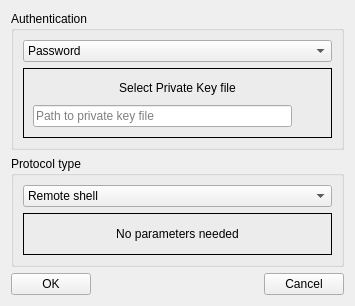
<?xml version="1.0" encoding="UTF-8"?>
<ui version="4.0">
 <class>DialogSSHPref</class>
 <widget class="QDialog" name="DialogSSHPref">
  <property name="geometry">
   <rect>
    <x>0</x>
    <y>0</y>
    <width>355</width>
    <height>285</height>
   </rect>
  </property>
  <property name="windowTitle">
   <string>SSH configuration</string>
  </property>
  <layout class="QVBoxLayout" name="verticalLayout_3">
   <item>
    <widget class="QGroupBox" name="gbAuth">
     <property name="title">
      <string>Authentication</string>
     </property>
     <layout class="QVBoxLayout" name="verticalLayout">
      <item>
       <widget class="QComboBox" name="comboAuth">
        <item>
         <property name="text">
          <string>Password</string>
         </property>
        </item>
        <item>
         <property name="text">
          <string>Public key</string>
         </property>
        </item>
        <item>
         <property name="text">
          <string>Keyboard interactive</string>
         </property>
        </item>
        <item>
         <property name="text">
          <string>Try all Passwordbased methods</string>
         </property>
        </item>
       </widget>
      </item>
      <item>
       <widget class="QStackedWidget" name="stackAuth">
        <property name="frameShape">
         <enum>QFrame::Panel</enum>
        </property>
        <property name="currentIndex">
         <number>1</number>
        </property>
        <widget class="QWidget" name="pagePass">
         <layout class="QFormLayout" name="formLayout">
          <item row="0" column="0">
           <widget class="QLabel" name="label">
            <property name="text">
             <string>Username</string>
            </property>
           </widget>
          </item>
          <item row="0" column="1">
           <widget class="QLineEdit" name="leUsername"/>
          </item>
          <item row="1" column="0">
           <widget class="QLabel" name="label_2">
            <property name="text">
             <string>Password</string>
            </property>
           </widget>
          </item>
          <item row="1" column="1">
           <widget class="QLineEdit" name="lePass">
            <property name="echoMode">
             <enum>QLineEdit::Password</enum>
            </property>
           </widget>
          </item>
         </layout>
        </widget>
        <widget class="QWidget" name="pagePublicKey">
         <layout class="QVBoxLayout" name="verticalLayout_8">
          <item>
           <widget class="QLabel" name="label_8">
            <property name="text">
             <string>Select Private Key file</string>
            </property>
            <property name="alignment">
             <set>Qt::AlignCenter</set>
            </property>
           </widget>
          </item>
          <item>
           <layout class="QHBoxLayout" name="horizontalLayout_4">
            <item>
             <widget class="QLineEdit" name="lePrivateKey">
              <property name="placeholderText">
               <string>Path to private key file</string>
              </property>
             </widget>
            </item>
            <item>
             <widget class="QPushButton" name="btBrowsePublicKey">
              <property name="sizePolicy">
               <sizepolicy hsizetype="Fixed" vsizetype="Fixed">
                <horstretch>0</horstretch>
                <verstretch>0</verstretch>
               </sizepolicy>
              </property>
              <property name="minimumSize">
               <size>
                <width>24</width>
                <height>24</height>
               </size>
              </property>
              <property name="maximumSize">
               <size>
                <width>24</width>
                <height>24</height>
               </size>
              </property>
              <property name="text">
               <string/>
              </property>
              <property name="icon">
               <iconset resource="im.qrc">
                <normaloff>:/im/folder.png</normaloff>:/im/folder.png</iconset>
              </property>
              <property name="iconSize">
               <size>
                <width>24</width>
                <height>24</height>
               </size>
              </property>
              <property name="flat">
               <bool>true</bool>
              </property>
             </widget>
            </item>
           </layout>
          </item>
         </layout>
        </widget>
        <widget class="QWidget" name="pageKeyboard">
         <layout class="QVBoxLayout" name="verticalLayout_5">
          <item>
           <widget class="QLabel" name="label_5">
            <property name="text">
             <string>No parameters needed</string>
            </property>
            <property name="alignment">
             <set>Qt::AlignCenter</set>
            </property>
           </widget>
          </item>
         </layout>
        </widget>
        <widget class="QWidget" name="pageAllMethods">
         <layout class="QVBoxLayout" name="verticalLayout_6">
          <item>
           <widget class="QLabel" name="label_6">
            <property name="text">
             <string>Username and password will be taken from the &quot;Password tab.&quot;</string>
            </property>
            <property name="alignment">
             <set>Qt::AlignCenter</set>
            </property>
            <property name="wordWrap">
             <bool>true</bool>
            </property>
           </widget>
          </item>
         </layout>
        </widget>
       </widget>
      </item>
     </layout>
    </widget>
   </item>
   <item>
    <widget class="QGroupBox" name="gbProtocol">
     <property name="title">
      <string>Protocol type</string>
     </property>
     <layout class="QVBoxLayout" name="verticalLayout_2">
      <item>
       <widget class="QComboBox" name="comboProtocol">
        <item>
         <property name="text">
          <string>Remote shell</string>
         </property>
        </item>
        <item>
         <property name="text">
          <string>Remote process</string>
         </property>
        </item>
        <item>
         <property name="text">
          <string>Direct tunnel</string>
         </property>
        </item>
        <item>
         <property name="text">
          <string>SFTP</string>
         </property>
        </item>
       </widget>
      </item>
      <item>
       <widget class="QStackedWidget" name="stackProtocol">
        <property name="frameShape">
         <enum>QFrame::Panel</enum>
        </property>
        <property name="currentIndex">
         <number>0</number>
        </property>
        <widget class="QWidget" name="pageShell">
         <layout class="QVBoxLayout" name="verticalLayout_4">
          <item>
           <widget class="QLabel" name="label_4">
            <property name="text">
             <string>No parameters needed</string>
            </property>
            <property name="alignment">
             <set>Qt::AlignCenter</set>
            </property>
           </widget>
          </item>
         </layout>
        </widget>
        <widget class="QWidget" name="pageProcess">
         <layout class="QHBoxLayout" name="horizontalLayout">
          <item>
           <widget class="QLabel" name="label_3">
            <property name="text">
             <string>Process name</string>
            </property>
           </widget>
          </item>
          <item>
           <widget class="QLineEdit" name="leProcName"/>
          </item>
         </layout>
        </widget>
        <widget class="QWidget" name="pageTunnel">
         <layout class="QHBoxLayout" name="horizontalLayout_3" stretch="0,1,0,0">
          <item>
           <widget class="QLabel" name="label_16">
            <property name="text">
             <string extracomment="IP сервера">Local IP</string>
            </property>
            <property name="alignment">
             <set>Qt::AlignCenter</set>
            </property>
           </widget>
          </item>
          <item>
           <widget class="QLineEdit" name="leSSHLocalIP">
            <property name="sizePolicy">
             <sizepolicy hsizetype="Preferred" vsizetype="Fixed">
              <horstretch>0</horstretch>
              <verstretch>0</verstretch>
             </sizepolicy>
            </property>
            <property name="maximumSize">
             <size>
              <width>16777215</width>
              <height>16777215</height>
             </size>
            </property>
            <property name="toolTip">
             <string extracomment="Адрес сервера">Server IP</string>
            </property>
            <property name="text">
             <string notr="true">127.0.0.1</string>
            </property>
           </widget>
          </item>
          <item>
           <widget class="QLabel" name="label_17">
            <property name="text">
             <string>Local port</string>
            </property>
            <property name="alignment">
             <set>Qt::AlignCenter</set>
            </property>
           </widget>
          </item>
          <item>
           <widget class="QSpinBox" name="sbSSHLocalPort">
            <property name="sizePolicy">
             <sizepolicy hsizetype="Minimum" vsizetype="Fixed">
              <horstretch>0</horstretch>
              <verstretch>0</verstretch>
             </sizepolicy>
            </property>
            <property name="minimumSize">
             <size>
              <width>75</width>
              <height>20</height>
             </size>
            </property>
            <property name="toolTip">
             <string extracomment="Порт сервера">Server port</string>
            </property>
            <property name="styleSheet">
             <string notr="true"/>
            </property>
            <property name="maximum">
             <number>99999</number>
            </property>
            <property name="value">
             <number>22</number>
            </property>
           </widget>
          </item>
         </layout>
        </widget>
        <widget class="QWidget" name="pageSFTP">
         <layout class="QVBoxLayout" name="verticalLayout_7">
          <item>
           <widget class="QLabel" name="label_7">
            <property name="text">
             <string>Not realized yet...</string>
            </property>
            <property name="alignment">
             <set>Qt::AlignCenter</set>
            </property>
           </widget>
          </item>
         </layout>
        </widget>
       </widget>
      </item>
     </layout>
    </widget>
   </item>
   <item>
    <spacer name="verticalSpacer">
     <property name="orientation">
      <enum>Qt::Vertical</enum>
     </property>
     <property name="sizeHint" stdset="0">
      <size>
       <width>20</width>
       <height>3</height>
      </size>
     </property>
    </spacer>
   </item>
   <item>
    <layout class="QHBoxLayout" name="horizontalLayout_2">
     <property name="bottomMargin">
      <number>0</number>
     </property>
     <item>
      <widget class="QPushButton" name="btOK">
       <property name="text">
        <string notr="true">OK</string>
       </property>
      </widget>
     </item>
     <item>
      <spacer name="horizontalSpacer">
       <property name="orientation">
        <enum>Qt::Horizontal</enum>
       </property>
       <property name="sizeHint" stdset="0">
        <size>
         <width>40</width>
         <height>20</height>
        </size>
       </property>
      </spacer>
     </item>
     <item>
      <widget class="QPushButton" name="btCancel">
       <property name="text">
        <string>Cancel</string>
       </property>
      </widget>
     </item>
    </layout>
   </item>
  </layout>
 </widget>
 <resources>
  <include location="im.qrc"/>
 </resources>
 <connections>
  <connection>
   <sender>comboAuth</sender>
   <signal>currentIndexChanged(int)</signal>
   <receiver>stackAuth</receiver>
   <slot>setCurrentIndex(int)</slot>
   <hints>
    <hint type="sourcelabel">
     <x>81</x>
     <y>34</y>
    </hint>
    <hint type="destinationlabel">
     <x>55</x>
     <y>62</y>
    </hint>
   </hints>
  </connection>
  <connection>
   <sender>stackAuth</sender>
   <signal>currentChanged(int)</signal>
   <receiver>comboAuth</receiver>
   <slot>setCurrentIndex(int)</slot>
   <hints>
    <hint type="sourcelabel">
     <x>269</x>
     <y>85</y>
    </hint>
    <hint type="destinationlabel">
     <x>269</x>
     <y>44</y>
    </hint>
   </hints>
  </connection>
  <connection>
   <sender>comboProtocol</sender>
   <signal>currentIndexChanged(int)</signal>
   <receiver>stackProtocol</receiver>
   <slot>setCurrentIndex(int)</slot>
   <hints>
    <hint type="sourcelabel">
     <x>77</x>
     <y>175</y>
    </hint>
    <hint type="destinationlabel">
     <x>87</x>
     <y>210</y>
    </hint>
   </hints>
  </connection>
  <connection>
   <sender>stackProtocol</sender>
   <signal>currentChanged(int)</signal>
   <receiver>comboProtocol</receiver>
   <slot>setCurrentIndex(int)</slot>
   <hints>
    <hint type="sourcelabel">
     <x>214</x>
     <y>224</y>
    </hint>
    <hint type="destinationlabel">
     <x>198</x>
     <y>177</y>
    </hint>
   </hints>
  </connection>
  <connection>
   <sender>btCancel</sender>
   <signal>clicked()</signal>
   <receiver>DialogSSHPref</receiver>
   <slot>reject()</slot>
   <hints>
    <hint type="sourcelabel">
     <x>241</x>
     <y>260</y>
    </hint>
    <hint type="destinationlabel">
     <x>284</x>
     <y>258</y>
    </hint>
   </hints>
  </connection>
 </connections>
</ui>
